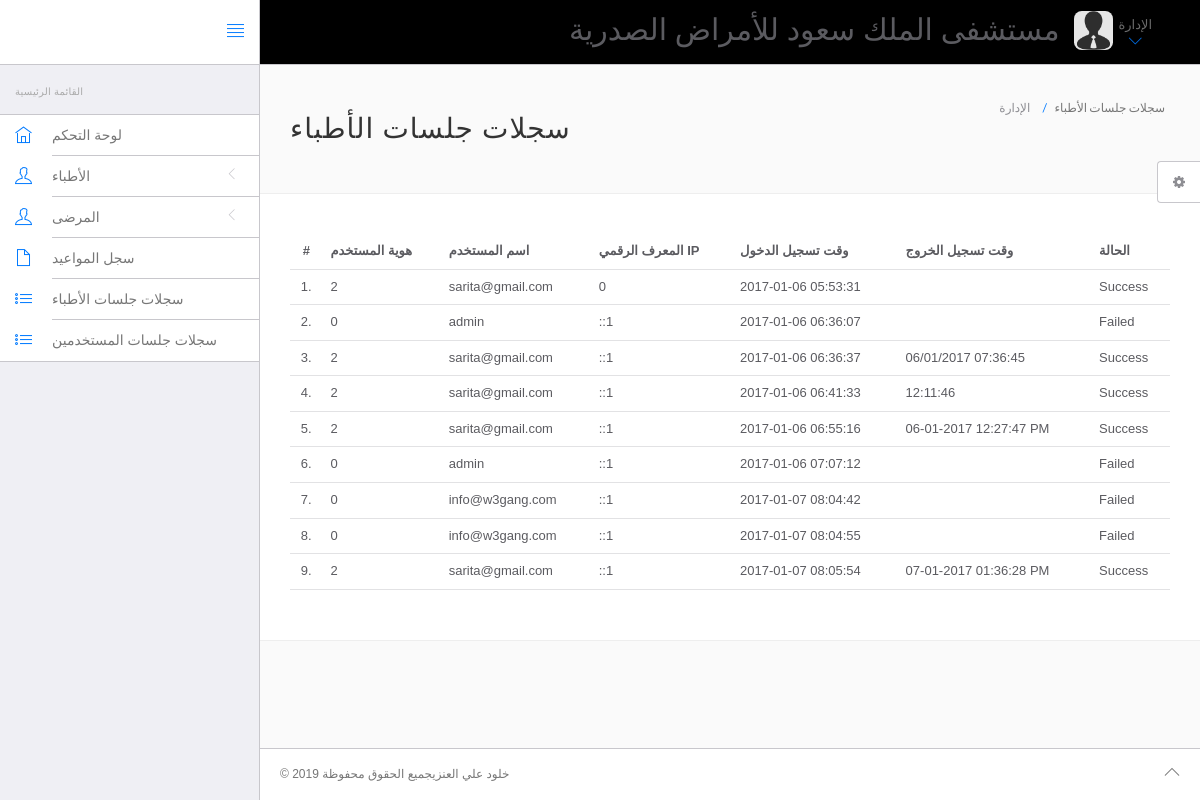
The page /hms/admin/doctor-logs.php (signed in) on the database its author committed.
### tables this page shows
CREATE TABLE `doctorslog` (
  `id` int(11) NOT NULL,
  `uid` int(11) NOT NULL,
  `username` varchar(255) NOT NULL,
  `userip` binary(16) NOT NULL,
  `loginTime` timestamp NOT NULL DEFAULT CURRENT_TIMESTAMP,
  `logout` varchar(255) NOT NULL,
  `status` int(11) NOT NULL
);

### hms/admin/doctor-logs.php (the view, shortened to what this page needs)
<?php
include('include/config.php');
?>
<!DOCTYPE html>
<html xmlns="http://www.w3.org/1999/xhtml" lang="ar-sa" dir="rtl">
	<head>
		<link rel="stylesheet" href="vendor/bootstrap/css/bootstrap.min.css">
		<link rel="stylesheet" href="vendor/fontawesome/css/font-awesome.min.css">
		<link rel="stylesheet" href="vendor/themify-icons/themify-icons.min.css">
		<link href="vendor/animate.css/animate.min.css" rel="stylesheet" media="screen">
		<link href="vendor/perfect-scrollbar/perfect-scrollbar.min.css" rel="stylesheet" media="screen">
		<link href="vendor/switchery/switchery.min.css" rel="stylesheet" media="screen">
		<link href="vendor/bootstrap-touchspin/jquery.bootstrap-touchspin.min.css" rel="stylesheet" media="screen">
		<link href="vendor/select2/select2.min.css" rel="stylesheet" media="screen">
		<link href="vendor/bootstrap-datepicker/bootstrap-datepicker3.standalone.min.css" rel="stylesheet" media="screen">
		<link href="vendor/bootstrap-timepicker/bootstrap-timepicker.min.css" rel="stylesheet" media="screen">
		<link rel="stylesheet" href="assets/css/styles.css">
		<link rel="stylesheet" href="assets/css/plugins.css">
		<link rel="stylesheet" href="assets/css/themes/theme-1.css" id="skin_color" />
	</head>
	<body>
		<div id="app">
<?php include('include/sidebar.php');?>
			<div class="app-content">
					<?php include('include/header.php');?>
				<div class="main-content" >
					<div class="wrap-content container" id="container">
						<section id="page-title">
							<div class="row">
								<div class="col-sm-8">
									<h1 class="mainTitle">سجلات جلسات الأطباء</h1>
																	</div>
								<ol class="breadcrumb">
									<li>
										<span>الإدارة </span>
									</li>
									<li class="active">
										<span>سجلات جلسات الأطباء</span>
									</li>
								</ol>
							</div>
						</section>
						<div class="container-fluid container-fullw bg-white">
									<div class="row">
								<div class="col-md-12">
									<table class="table table-hover" id="sample-table-1">
										<thead>
											<tr>
												<th class="center">#</th>
												<th class="hidden-xs">هوية المستخدم</th>
												<th>اسم المستخدم</th>
												<th>المعرف الرقمي IP</th>
												<th>وقت تسجيل الدخول</th>
												<th>وقت تسجيل الخروج </th>
												<th> الحالة </th>
											</tr>
										</thead>
										<tbody>
<?php
$sql=mysqli_query($connection,"select * from doctorslog ");
$cnt=1;
while($row=mysqli_fetch_array($sql))
{
?>
											<tr>
												<td class="center"><?php echo $cnt;?>.</td>
												<td class="hidden-xs"><?php echo $row['uid'];?></td>
												<td class="hidden-xs"><?php echo $row['username'];?></td>
												<td><?php echo $row['userip'];?></td>
												<td><?php echo $row['loginTime'];?></td>
												<td><?php echo $row['logout'];?>
												</td>
												<td>
<?php if($row['status']==1)
{
	echo "Success";
}
else
{
	echo "Failed";
}?>
</td>
											</tr>
											<?php
$cnt=$cnt+1;
											 }?>
										</tbody>
									</table>
								</div>
							</div>
								</div>
					</div>
				</div>
			</div>
	<?php include('include/footer.php');?>
	<?php include('include/setting.php');?>
		</div>
	</body>
</html>

### hms/admin/assets/css/themes/theme-1.css (style rules this page uses)
body { background: #FAFAFA; }

### rows shown on the page
doctorslog: uid "2", username "sarita@gmail.com", userip "0", loginTime "2017-01-06 05:53:31", status "Success"
doctorslog: uid "0", username "admin", userip "::1", loginTime "2017-01-06 06:36:07", status "Failed"
doctorslog: uid "2", username "sarita@gmail.com", userip "::1", loginTime "2017-01-06 06:36:37", logout "06/01/2017 07:36:45", status "Success"
doctorslog: uid "2", username "sarita@gmail.com", userip "::1", loginTime "2017-01-06 06:41:33", logout "12:11:46", status "Success"
doctorslog: uid "2", username "sarita@gmail.com", userip "::1", loginTime "2017-01-06 06:55:16", logout "06-01-2017 12:27:47 PM", status "Success"
doctorslog: uid "0", username "admin", userip "::1", loginTime "2017-01-06 07:07:12", status "Failed"
doctorslog: uid "0", username "info@w3gang.com", userip "::1", loginTime "2017-01-07 08:04:42", status "Failed"
doctorslog: uid "0", username "info@w3gang.com", userip "::1", loginTime "2017-01-07 08:04:55", status "Failed"
doctorslog: uid "2", username "sarita@gmail.com", userip "::1", loginTime "2017-01-07 08:05:54", logout "07-01-2017 01:36:28 PM", status "Success"
